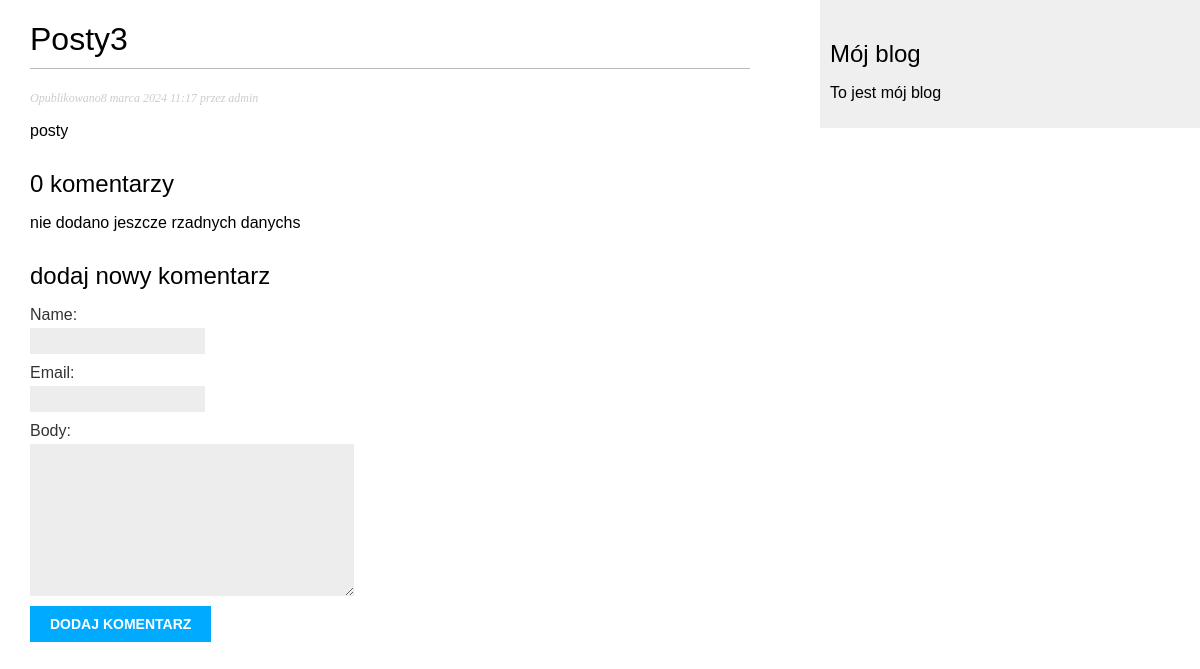
Before: /blog/2024/3/8/posty3/ with the older database file.
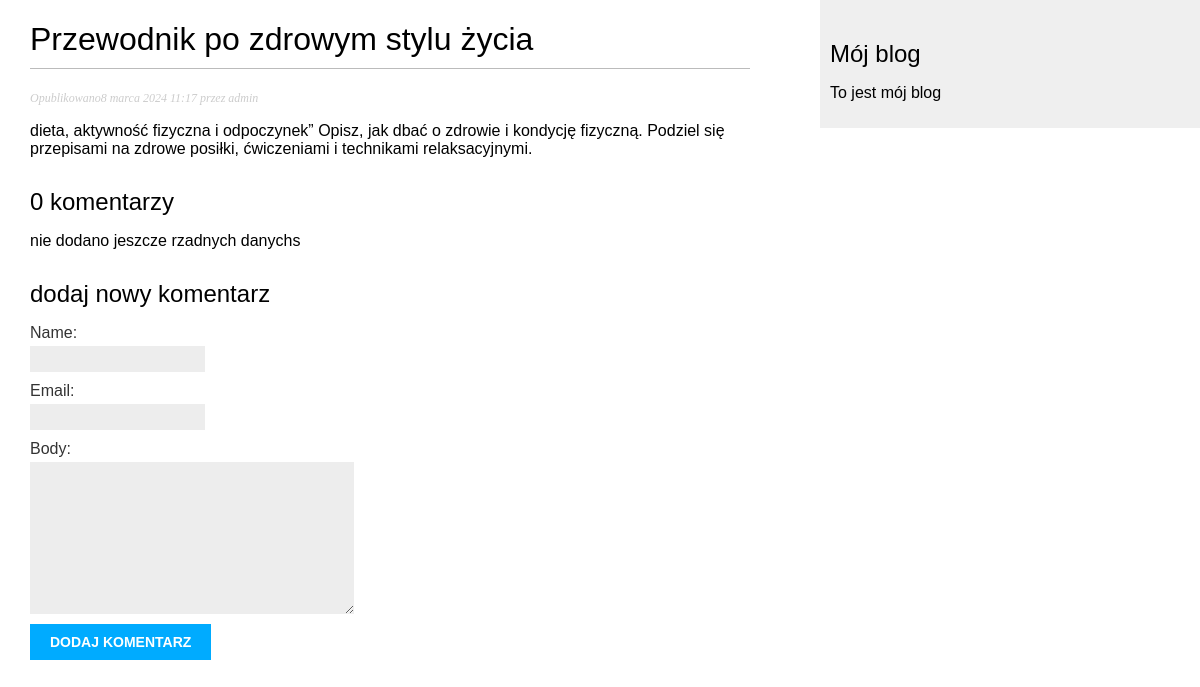
After: the same page with the newer database file.
### blog/models.py (models this page shows, shortened)
class Post(models.Model):
    objects = models.Manager()
    published = PublishedManager()
    title = models.CharField(max_length=250)
    body = models.TextField()
    publish = models.DateTimeField(default=timezone.now)
    created = models.DateTimeField(auto_now_add=True)
    updated = models.DateTimeField(auto_now=True)
    STATUS_CHOICES = (
        ('draft', 'Draft'),
        ('published', 'Opublikowany')
    )
    status = models.CharField(max_length=10, choices=STATUS_CHOICES,
                              default='draft')
    slug = models.SlugField(max_length=250, unique_for_date='publish')
    author = models.ForeignKey(User, on_delete=models.CASCADE, related_name='blog_posts')
    class Meta:
        ordering = ('-publish',)

### blog/views.py (the view)
# urls.py: path('<int:year>/<int:month>/<int:day>/<slug:slug>/', views.post_detail, name='post_detail')
def post_detail(request, year, month, day, slug):
    post = get_object_or_404(Post, slug=slug, status="published", publish__year=year, publish__month=month, publish__day=day)
    coments = post.comments.filter(active=True)
    if request.method == "POST":
        comment_form = CommentForm(request.POST)
        if comment_form.is_valid():
            comment = comment_form.save(commit=False)
            comment.post = post
            comment.save()
    coment_form = CommentForm()
    return render(request, 'blog/post/detal.html', {"post": post, "coments": coments,"coment_form":coment_form})

### blog/forms.py
class CommentForm(forms.ModelForm):
    class Meta:
        model = Comment
        fields = ['name', 'email','body']

### blog/templates/blog/post/detal.html (shortened to what this page needs)
{% extends "blog/base.html" %}
{% block  content %}
   <h1>{{ post.title}}</h1>
    <p class="date">
    Opublikowano{{ post.publish }} przez {{ post.author }}
    </p>
    {{ post.body|linebreaks }}
    <h2>
    {{ coments.count }} komentarz{{ coments.count|pluralize:"y" }}
    </h2>
    {% for coment in coments %}
        <div>
            <p class="info">
                Komentarz{{ forloop.counter }} dodany pszez {{ coment.email }}{{ coment.created }}
            </p>
            {{ coment.body|linebreaks }}
    	</div>
        {% empty %}
        <p>nie dodano jeszcze rzadnych danychs</p>
    {% endfor %}
    <h2>dodaj nowy komentarz</h2>
    <form action="" method="post">
        {{ coment_form.as_p }}
        <p><input type="submit" value="dodaj Komentarz"></p>
    </form>
{% endblock %}

Changed rows visible on the page:
changed Post "admin": title "Posty3" → "Przewodnik po zdrowym stylu życia"; body "posty" → "dieta, aktywność fizyczna i odpoczynek” Opisz, jak dbać o zdrowie i kondycję fizyczną. Podziel się przepisami na zdrowe posiłki, ćwiczeniami i technikami relaksacyjnymi."
